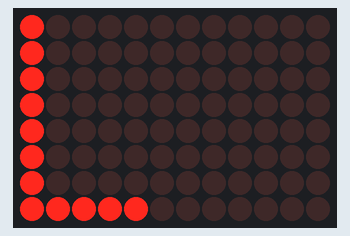
Simulated run of this sketch. Board: Arduino Uno R4 WiFi. Shown: 12×8 LED matrix.

Above: at 0.1 s.
At 1.1 s:
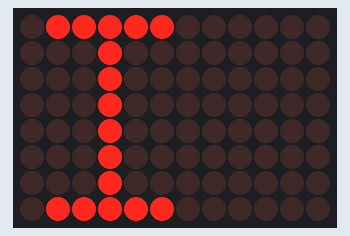
At 2.1 s:
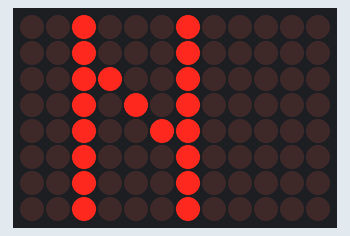
At 3.1 s:
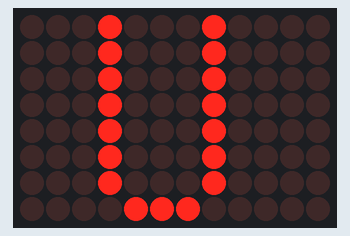
At 4.1 s:
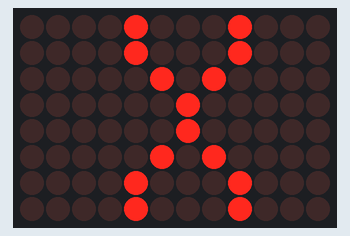

The sketch:

main.ino
```cpp
#include "Arduino_LED_Matrix.h"
#include "fonts.h"
ArduinoLEDMatrix matrix;

uint8_t ledsTable[8][12] = {
  { 0, 0, 0, 0, 0, 0, 0, 0, 0, 0, 0, 0 },
  { 0, 0, 0, 0, 0, 0, 0, 0, 0, 0, 0, 0 },
  { 0, 0, 0, 0, 0, 0, 0, 0, 0, 0, 0, 0 },
  { 0, 0, 0, 0, 0, 0, 0, 0, 0, 0, 0, 0 },
  { 0, 0, 0, 0, 0, 0, 0, 0, 0, 0, 0, 0 },
  { 0, 0, 0, 0, 0, 0, 0, 0, 0, 0, 0, 0 },
  { 0, 0, 0, 0, 0, 0, 0, 0, 0, 0, 0, 0 },
  { 0, 0, 0, 0, 0, 0, 0, 0, 0, 0, 0, 0 }
};

void setup() {
  Serial.begin(115200);
  // delay(1500);
  matrix.begin();
}

const uint32_t happy[] = {
    0x19819,
    0x80000001,
    0x81f8000
};

const uint32_t heart[] = {
    0x3184a444,
    0x44042081,
    0x100a0040
};

// 3184A44442081100A0040000

// Example
// 0011 0001 1000 318
// 0100 1010 0100 4A4

// 000000000000
// 000000100100
// 010001000100
// 001000001000
// 000100010000
// 000010100000
// 000001000000
// 000000000000

// powershell to convert binary to hex
// $number = [Convert]::ToInt32('001100011000', 2) | ForEach-Object { Write-Host $_.ToString('X') }

void loop() {

  // for (char c = 'A'; c <= 'Z'; c++) {
  //   clear_ledsTable();
  //   add_to_ledsTable(c, 5);
  //   display_ledsTable();
  //   delay(1000);
  // }

  uint8_t pub[5] = { 'L', 'I', 'N', 'U', 'X' };

  for (uint8_t i = 0; i < 5; i++) {
    clear_ledsTable();
    add_to_ledsTable(pub[i], i);
    display_ledsTable();
    delay(1000);
  }

// only leds sequentially ==============
  // for (uint8_t i = 0; i < 96; i ++)
  // {
  //   matrix.on(i);
  //   delay(100);
  // }

// loading 2 frames ==============
  // matrix.loadFrame(happy);
  // delay(1000);

  // matrix.loadFrame(heart);
  // delay(1000);

}

void clear_ledsTable() {
  for (int row = 0; row < 8; row++) {
    for (int col = 0; col < 12; col++) {
      ledsTable[row][col] = 0;
    }
  }
}

void display_ledsTable() {
  matrix.renderBitmap(ledsTable, 8, 12);
}

void add_to_ledsTable(char c, int pos) {
  int index = -1;
  if (c >= '0' && c <= '9')
    index = c - '0';
  else if (c >= 'A' && c <= 'Z')
    index = c - 'A' + 10;
  else {
    Serial.println("WARNING: unsupported character");
    return;
  }

  for (int row = 0; row < 8; row++)
  {
    uint32_t temp = fonts[index][row] << (7 - pos);

    for (int col = 0; col < 12; col++)
    {
      ledsTable[row][col] |= (temp >> (11 - col)) & 1;
    }
  }
}
```

fonts.h
```cpp
uint8_t fonts[36][8] = {
  {
    0b01110,
    0b10001,
    0b10001,
    0b10001,
    0b10001,
    0b10001,
    0b10001,
    0b01110,
  },
  {
    0b00110,
    0b01110,
    0b10110,
    0b00110,
    0b00110,
    0b00110,
    0b00110,
    0b11111,
  },
  {
    0b11110,
    0b00001,
    0b00010,
    0b00100,
    0b01000,
    0b10000,
    0b10000,
    0b11111,
  },
  {
    0b11110,
    0b00001,
    0b00010,
    0b00100,
    0b00110,
    0b00001,
    0b00001,
    0b11110,
  },
  {
    0b00010,
    0b00110,
    0b01010,
    0b10010,
    0b11111,
    0b00010,
    0b00010,
    0b00010,
  },
  {
    0b11111,
    0b10000,
    0b10000,
    0b11110,
    0b00001,
    0b00001,
    0b10001,
    0b01110,
  },
  {
    0b01110,
    0b10000,
    0b10000,
    0b11110,
    0b10001,
    0b10001,
    0b10001,
    0b01110,
  },
  {
    0b11111,
    0b00001,
    0b00010,
    0b00100,
    0b01000,
    0b01000,
    0b10000,
    0b10000,
  },
  {
    0b01110,
    0b10001,
    0b10001,
    0b01110,
    0b10001,
    0b10001,
    0b10001,
    0b01110,
  },
  {
    0b01110,
    0b10001,
    0b10001,
    0b10001,
    0b11110,
    0b00001,
    0b00001,
    0b11110,
  },
  {
    0b00100,
    0b01010,
    0b10001,
    0b11111,
    0b10001,
    0b10001,
    0b10001,
    0b10001,
  },
  {
    0b11110,
    0b10001,
    0b10001,
    0b11110,
    0b10001,
    0b10001,
    0b10001,
    0b11110,
  },
  {
    0b01110,
    0b10001,
    0b10000,
    0b10000,
    0b10000,
    0b10000,
    0b10001,
    0b01110,
  },
  {
    0b11110,
    0b10001,
    0b10001,
    0b10001,
    0b10001,
    0b10001,
    0b10001,
    0b11110,
  },
  {
    0b11111,
    0b10000,
    0b10000,
    0b11110,
    0b10000,
    0b10000,
    0b10000,
    0b11111,
  },
  {
    0b11111,
    0b10000,
    0b10000,
    0b11110,
    0b10000,
    0b10000,
    0b10000,
    0b10000,
  },
  {
    0b01110,
    0b10001,
    0b10000,
    0b10000,
    0b10111,
    0b10001,
    0b10001,
    0b01110,
  },
  {
    0b10001,
    0b10001,
    0b10001,
    0b11111,
    0b10001,
    0b10001,
    0b10001,
    0b10001,
  },
  {
    0b11111,
    0b00100,
    0b00100,
    0b00100,
    0b00100,
    0b00100,
    0b00100,
    0b11111,
  },
  {
    0b11111,
    0b00010,
    0b00010,
    0b00010,
    0b00010,
    0b00010,
    0b10010,
    0b01100,
  },
  {
    0b10001,
    0b10010,
    0b10100,
    0b11000,
    0b10100,
    0b10010,
    0b10001,
    0b10001,
  },
  {
    0b10000,
    0b10000,
    0b10000,
    0b10000,
    0b10000,
    0b10000,
    0b10000,
    0b11111,
  },
  {
    0b10001,
    0b11011,
    0b10101,
    0b10101,
    0b10001,
    0b10001,
    0b10001,
    0b10001,
  },
  {
    0b10001,
    0b10001,
    0b11001,
    0b10101,
    0b10011,
    0b10001,
    0b10001,
    0b10001,
  },
  {
    0b01110,
    0b10001,
    0b10001,
    0b10001,
    0b10001,
    0b10001,
    0b10001,
    0b01110,
  },
  {
    0b11110,
    0b10001,
    0b10001,
    0b11110,
    0b10000,
    0b10000,
    0b10000,
    0b10000,
  },
  {
    0b01110,
    0b10001,
    0b10001,
    0b10001,
    0b10001,
    0b10101,
    0b10010,
    0b01101,
  },
  {
    0b11110,
    0b10001,
    0b10001,
    0b11110,
    0b10010,
    0b10001,
    0b10001,
    0b10001,
  },
  {
    0b01110,
    0b10001,
    0b10000,
    0b01110,
    0b00001,
    0b00001,
    0b10001,
    0b01110,
  },
  {
    0b11111,
    0b00100,
    0b00100,
    0b00100,
    0b00100,
    0b00100,
    0b00100,
    0b00100,
  },
  {
    0b10001,
    0b10001,
    0b10001,
    0b10001,
    0b10001,
    0b10001,
    0b10001,
    0b01110,
  },
  {
    0b10001,
    0b10001,
    0b10001,
    0b10001,
    0b01010,
    0b01010,
    0b00100,
    0b00100,
  },
  {
    0b10001,
    0b10001,
    0b10001,
    0b10101,
    0b10101,
    0b11011,
    0b11011,
    0b10001,
  },
  {
    0b10001,
    0b10001,
    0b01010,
    0b00100,
    0b00100,
    0b01010,
    0b10001,
    0b10001,
  },
  {
    0b10001,
    0b10001,
    0b01010,
    0b00100,
    0b00100,
    0b00100,
    0b00100,
    0b00100,
  },
  {
    0b11111,
    0b00001,
    0b00010,
    0b00100,
    0b01000,
    0b10000,
    0b10000,
    0b11111,
  }
};

uint8_t linuxFont[2][8] = {
  {
    0b00000,
    0b00000,
    0b11000,
    0b11000,
    0b11000,
    0b11000,
    0b11111,
    0b11111,
  },
  {
    0b00000,
    0b00000,
    0b11000,
    0b11000,
    0b11000,
    0b11000,
    0b11000,
    0b11000,
  }
};

uint8_t ledsOneByOne[2][8] = {
  {
    0b10000,
    0b00000,
    0b00000,
    0b00000,
    0b00000,
    0b00000,
    0b00000,
    0b00000
  },
  {
    0b00001,
    0b00000,
    0b00000,
    0b00000,
    0b00000,
    0b00000,
    0b00000,
    0b00000
  }
};
```

Measured:
- by itself, everything shown: repeats every 5.0 s, in 5 steps
- what the display in image 1 shows lasts 1.0 s, from 1.0 s to 2.0 s
